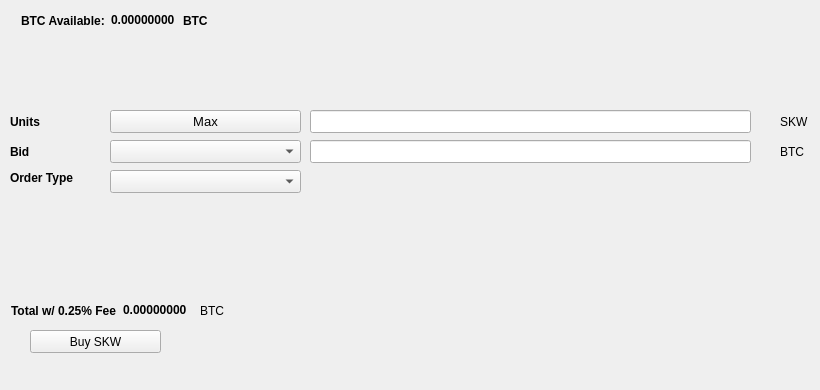
   <widget class="QWidget" name="BuyTab">
    <attribute name="title">
     <string>Buy</string>
    </attribute>
    <widget class="QPushButton" name="BuySKW">
     <property name="geometry">
      <rect>
       <x>30</x>
       <y>330</y>
       <width>131</width>
       <height>23</height>
      </rect>
     </property>
     <property name="text">
      <string>Buy SKW</string>
     </property>
     <property name="icon">
      <iconset resource="../SKW.qrc">
       <normaloff>:/icons/SKW</normaloff>:/icons/SKW</iconset>
     </property>
    </widget>
    <widget class="QLabel" name="label_3">
     <property name="geometry">
      <rect>
       <x>10</x>
       <y>110</y>
       <width>46</width>
       <height>23</height>
      </rect>
     </property>
     <property name="font">
      <font>
       <weight>75</weight>
       <bold>true</bold>
      </font>
     </property>
     <property name="text">
      <string>Units</string>
     </property>
    </widget>
    <widget class="QLineEdit" name="UnitsInput">
     <property name="geometry">
      <rect>
       <x>310</x>
       <y>110</y>
       <width>441</width>
       <height>23</height>
      </rect>
     </property>
     <property name="font">
      <font>
       <pointsize>9</pointsize>
       <weight>75</weight>
       <bold>true</bold>
      </font>
     </property>
    </widget>
    <widget class="QLineEdit" name="BuyBidPriceEdit">
     <property name="geometry">
      <rect>
       <x>310</x>
       <y>140</y>
       <width>441</width>
       <height>23</height>
      </rect>
     </property>
     <property name="font">
      <font>
       <pointsize>9</pointsize>
       <weight>75</weight>
       <bold>true</bold>
      </font>
     </property>
    </widget>
    <widget class="QLabel" name="label_4">
     <property name="geometry">
      <rect>
       <x>780</x>
       <y>110</y>
       <width>31</width>
       <height>23</height>
      </rect>
     </property>
     <property name="text">
      <string>SKW</string>
     </property>
    </widget>
    <widget class="QLabel" name="label_5">
     <property name="geometry">
      <rect>
       <x>780</x>
       <y>140</y>
       <width>31</width>
       <height>23</height>
      </rect>
     </property>
     <property name="text">
      <string>BTC</string>
     </property>
    </widget>
    <widget class="QLabel" name="label_6">
     <property name="geometry">
      <rect>
       <x>10</x>
       <y>140</y>
       <width>46</width>
       <height>23</height>
      </rect>
     </property>
     <property name="font">
      <font>
       <weight>75</weight>
       <bold>true</bold>
      </font>
     </property>
     <property name="text">
      <string>Bid</string>
     </property>
    </widget>
    <widget class="QLabel" name="label_7">
     <property name="geometry">
      <rect>
       <x>10</x>
       <y>170</y>
       <width>91</width>
       <height>16</height>
      </rect>
     </property>
     <property name="font">
      <font>
       <weight>75</weight>
       <bold>true</bold>
      </font>
     </property>
     <property name="text">
      <string>Order Type</string>
     </property>
    </widget>
    <widget class="QPushButton" name="Buy_Max_Amount">
     <property name="geometry">
      <rect>
       <x>110</x>
       <y>110</y>
       <width>191</width>
       <height>23</height>
      </rect>
     </property>
     <property name="font">
      <font>
       <pointsize>10</pointsize>
      </font>
     </property>
     <property name="text">
      <string>Max</string>
     </property>
    </widget>
    <widget class="QComboBox" name="BuyBidcomboBox">
     <property name="geometry">
      <rect>
       <x>110</x>
       <y>140</y>
       <width>191</width>
       <height>23</height>
      </rect>
     </property>
     <property name="font">
      <font>
       <pointsize>10</pointsize>
      </font>
     </property>
    </widget>
    <widget class="QComboBox" name="buyOrdertypeCombo">
     <property name="geometry">
      <rect>
       <x>110</x>
       <y>170</y>
       <width>191</width>
       <height>23</height>
      </rect>
     </property>
     <property name="font">
      <font>
       <pointsize>10</pointsize>
      </font>
     </property>
    </widget>
    <widget class="QWidget" name="layoutWidget1">
     <property name="geometry">
      <rect>
       <x>21</x>
       <y>11</y>
       <width>227</width>
       <height>19</height>
      </rect>
     </property>
     <layout class="QHBoxLayout" name="horizontalLayout_3">
      <item>
       <widget class="QLabel" name="label232">
        <property name="font">
         <font>
          <weight>75</weight>
          <bold>true</bold>
         </font>
        </property>
        <property name="text">
         <string>BTC Available:</string>
        </property>
       </widget>
      </item>
      <item>
       <widget class="QLabel" name="BtcAvailableLbl">
        <property name="palette">
         <palette>
          <active>
           <colorrole role="WindowText">
            <brush brushstyle="SolidPattern">
             <color alpha="255">
              <red>0</red>
              <green>0</green>
              <blue>0</blue>
             </color>
            </brush>
           </colorrole>
           <colorrole role="Button">
            <brush brushstyle="SolidPattern">
             <color alpha="255">
              <red>0</red>
              <green>170</green>
              <blue>0</blue>
             </color>
            </brush>
           </colorrole>
           <colorrole role="Light">
            <brush brushstyle="SolidPattern">
             <color alpha="255">
              <red>0</red>
              <green>255</green>
              <blue>0</blue>
             </color>
            </brush>
           </colorrole>
           <colorrole role="Midlight">
            <brush brushstyle="SolidPattern">
             <color alpha="255">
              <red>0</red>
              <green>212</green>
              <blue>0</blue>
             </color>
            </brush>
           </colorrole>
           <colorrole role="Dark">
            <brush brushstyle="SolidPattern">
             <color alpha="255">
              <red>0</red>
              <green>85</green>
              <blue>0</blue>
             </color>
            </brush>
           </colorrole>
           <colorrole role="Mid">
            <brush brushstyle="SolidPattern">
             <color alpha="255">
              <red>0</red>
              <green>113</green>
              <blue>0</blue>
             </color>
            </brush>
           </colorrole>
           <colorrole role="Text">
            <brush brushstyle="SolidPattern">
             <color alpha="255">
              <red>0</red>
              <green>170</green>
              <blue>0</blue>
             </color>
            </brush>
           </colorrole>
           <colorrole role="BrightText">
            <brush brushstyle="SolidPattern">
             <color alpha="255">
              <red>255</red>
              <green>255</green>
              <blue>255</blue>
             </color>
            </brush>
           </colorrole>
           <colorrole role="ButtonText">
            <brush brushstyle="SolidPattern">
             <color alpha="255">
              <red>0</red>
              <green>0</green>
              <blue>0</blue>
             </color>
            </brush>
           </colorrole>
           <colorrole role="Base">
            <brush brushstyle="SolidPattern">
             <color alpha="255">
              <red>255</red>
              <green>255</green>
              <blue>255</blue>
             </color>
            </brush>
           </colorrole>
           <colorrole role="Window">
            <brush brushstyle="SolidPattern">
             <color alpha="255">
              <red>0</red>
              <green>170</green>
              <blue>0</blue>
             </color>
            </brush>
           </colorrole>
           <colorrole role="Shadow">
            <brush brushstyle="SolidPattern">
             <color alpha="255">
              <red>0</red>
              <green>0</green>
              <blue>0</blue>
             </color>
            </brush>
           </colorrole>
           <colorrole role="AlternateBase">
            <brush brushstyle="SolidPattern">
             <color alpha="255">
              <red>127</red>
              <green>212</green>
              <blue>127</blue>
             </color>
            </brush>
           </colorrole>
           <colorrole role="ToolTipBase">
            <brush brushstyle="SolidPattern">
             <color alpha="255">
              <red>255</red>
              <green>255</green>
              <blue>220</blue>
             </color>
            </brush>
           </colorrole>
           <colorrole role="ToolTipText">
            <brush brushstyle="SolidPattern">
             <color alpha="255">
              <red>0</red>
              <green>0</green>
              <blue>0</blue>
             </color>
            </brush>
           </colorrole>
          </active>
          <inactive>
           <colorrole role="WindowText">
            <brush brushstyle="SolidPattern">
             <color alpha="255">
              <red>0</red>
              <green>0</green>
              <blue>0</blue>
             </color>
            </brush>
           </colorrole>
           <colorrole role="Button">
            <brush brushstyle="SolidPattern">
             <color alpha="255">
              <red>0</red>
              <green>170</green>
              <blue>0</blue>
             </color>
            </brush>
           </colorrole>
           <colorrole role="Light">
            <brush brushstyle="SolidPattern">
             <color alpha="255">
              <red>0</red>
              <green>255</green>
              <blue>0</blue>
             </color>
            </brush>
           </colorrole>
           <colorrole role="Midlight">
            <brush brushstyle="SolidPattern">
             <color alpha="255">
              <red>0</red>
              <green>212</green>
              <blue>0</blue>
             </color>
            </brush>
           </colorrole>
           <colorrole role="Dark">
            <brush brushstyle="SolidPattern">
             <color alpha="255">
              <red>0</red>
              <green>85</green>
              <blue>0</blue>
             </color>
            </brush>
           </colorrole>
           <colorrole role="Mid">
            <brush brushstyle="SolidPattern">
             <color alpha="255">
              <red>0</red>
              <green>113</green>
              <blue>0</blue>
             </color>
            </brush>
           </colorrole>
           <colorrole role="Text">
            <brush brushstyle="SolidPattern">
             <color alpha="255">
              <red>0</red>
              <green>170</green>
              <blue>0</blue>
             </color>
            </brush>
           </colorrole>
           <colorrole role="BrightText">
            <brush brushstyle="SolidPattern">
             <color alpha="255">
              <red>255</red>
              <green>255</green>
              <blue>255</blue>
             </color>
            </brush>
           </colorrole>
           <colorrole role="ButtonText">
            <brush brushstyle="SolidPattern">
             <color alpha="255">
              <red>0</red>
              <green>0</green>
              <blue>0</blue>
             </color>
            </brush>
           </colorrole>
           <colorrole role="Base">
            <brush brushstyle="SolidPattern">
             <color alpha="255">
              <red>255</red>
              <green>255</green>
              <blue>255</blue>
             </color>
            </brush>
           </colorrole>
           <colorrole role="Window">
            <brush brushstyle="SolidPattern">
             <color alpha="255">
              <red>0</red>
              <green>170</green>
              <blue>0</blue>
             </color>
            </brush>
           </colorrole>
           <colorrole role="Shadow">
            <brush brushstyle="SolidPattern">
             <color alpha="255">
              <red>0</red>
              <green>0</green>
              <blue>0</blue>
             </color>
            </brush>
           </colorrole>
           <colorrole role="AlternateBase">
            <brush brushstyle="SolidPattern">
             <color alpha="255">
              <red>127</red>
              <green>212</green>
              <blue>127</blue>
             </color>
            </brush>
           </colorrole>
           <colorrole role="ToolTipBase">
            <brush brushstyle="SolidPattern">
             <color alpha="255">
              <red>255</red>
              <green>255</green>
              <blue>220</blue>
             </color>
            </brush>
           </colorrole>
           <colorrole role="ToolTipText">
            <brush brushstyle="SolidPattern">
             <color alpha="255">
              <red>0</red>
              <green>0</green>
              <blue>0</blue>
             </color>
            </brush>
           </colorrole>
          </inactive>
          <disabled>
           <colorrole role="WindowText">
            <brush brushstyle="SolidPattern">
             <color alpha="255">
              <red>0</red>
              <green>85</green>
              <blue>0</blue>
             </color>
            </brush>
           </colorrole>
           <colorrole role="Button">
            <brush brushstyle="SolidPattern">
             <color alpha="255">
              <red>0</red>
              <green>170</green>
              <blue>0</blue>
             </color>
            </brush>
           </colorrole>
           <colorrole role="Light">
            <brush brushstyle="SolidPattern">
             <color alpha="255">
              <red>0</red>
              <green>255</green>
              <blue>0</blue>
             </color>
            </brush>
           </colorrole>
           <colorrole role="Midlight">
            <brush brushstyle="SolidPattern">
             <color alpha="255">
              <red>0</red>
              <green>212</green>
              <blue>0</blue>
             </color>
            </brush>
           </colorrole>
           <colorrole role="Dark">
            <brush brushstyle="SolidPattern">
             <color alpha="255">
              <red>0</red>
              <green>85</green>
              <blue>0</blue>
             </color>
            </brush>
           </colorrole>
           <colorrole role="Mid">
            <brush brushstyle="SolidPattern">
             <color alpha="255">
              <red>0</red>
              <green>113</green>
              <blue>0</blue>
             </color>
            </brush>
           </colorrole>
           <colorrole role="Text">
            <brush brushstyle="SolidPattern">
             <color alpha="255">
              <red>0</red>
              <green>85</green>
              <blue>0</blue>
             </color>
            </brush>
           </colorrole>
           <colorrole role="BrightText">
            <brush brushstyle="SolidPattern">
             <color alpha="255">
              <red>255</red>
              <green>255</green>
              <blue>255</blue>
             </color>
            </brush>
           </colorrole>
           <colorrole role="ButtonText">
            <brush brushstyle="SolidPattern">
             <color alpha="255">
              <red>0</red>
              <green>85</green>
              <blue>0</blue>
             </color>
            </brush>
           </colorrole>
           <colorrole role="Base">
            <brush brushstyle="SolidPattern">
             <color alpha="255">
              <red>0</red>
              <green>170</green>
              <blue>0</blue>
             </color>
            </brush>
           </colorrole>
           <colorrole role="Window">
            <brush brushstyle="SolidPattern">
             <color alpha="255">
              <red>0</red>
              <green>170</green>
              <blue>0</blue>
             </color>
            </brush>
           </colorrole>
           <colorrole role="Shadow">
            <brush brushstyle="SolidPattern">
             <color alpha="255">
              <red>0</red>
              <green>0</green>
              <blue>0</blue>
             </color>
            </brush>
           </colorrole>
           <colorrole role="AlternateBase">
            <brush brushstyle="SolidPattern">
             <color alpha="255">
              <red>0</red>
              <green>170</green>
              <blue>0</blue>
             </color>
            </brush>
           </colorrole>
           <colorrole role="ToolTipBase">
            <brush brushstyle="SolidPattern">
             <color alpha="255">
              <red>255</red>
              <green>255</green>
              <blue>220</blue>
             </color>
            </brush>
           </colorrole>
           <colorrole role="ToolTipText">
            <brush brushstyle="SolidPattern">
             <color alpha="255">
              <red>0</red>
              <green>0</green>
              <blue>0</blue>
             </color>
            </brush>
           </colorrole>
          </disabled>
         </palette>
        </property>
        <property name="font">
         <font>
          <weight>75</weight>
          <bold>true</bold>
         </font>
        </property>
        <property name="text">
         <string>0.00000000</string>
        </property>
        <property name="textInteractionFlags">
         <set>Qt::LinksAccessibleByMouse|Qt::TextSelectableByKeyboard|Qt::TextSelectableByMouse</set>
        </property>
       </widget>
      </item>
      <item>
       <widget class="QLabel" name="BtcAvailableLbl_2">
        <property name="font">
         <font>
          <weight>75</weight>
          <bold>true</bold>
         </font>
        </property>
        <property name="text">
         <string>BTC</string>
        </property>
       </widget>
      </item>
     </layout>
    </widget>
    <widget class="QWidget" name="layoutWidge2">
     <property name="geometry">
      <rect>
       <x>11</x>
       <y>301</y>
       <width>259</width>
       <height>19</height>
      </rect>
     </property>
     <layout class="QHBoxLayout" name="horizontalLayout_4">
      <item>
       <widget class="QLabel" name="label_9">
        <property name="font">
         <font>
          <weight>75</weight>
          <bold>true</bold>
         </font>
        </property>
        <property name="text">
         <string>Total w/ 0.25% Fee</string>
        </property>
       </widget>
      </item>
      <item>
       <widget class="QLabel" name="BuyCostLabel">
        <property name="palette">
         <palette>
          <active>
           <colorrole role="WindowText">
            <brush brushstyle="SolidPattern">
             <color alpha="255">
              <red>0</red>
              <green>0</green>
              <blue>0</blue>
             </color>
            </brush>
           </colorrole>
           <colorrole role="Button">
            <brush brushstyle="SolidPattern">
             <color alpha="255">
              <red>0</red>
              <green>170</green>
              <blue>0</blue>
             </color>
            </brush>
           </colorrole>
           <colorrole role="Light">
            <brush brushstyle="SolidPattern">
             <color alpha="255">
              <red>0</red>
              <green>255</green>
              <blue>0</blue>
             </color>
            </brush>
           </colorrole>
           <colorrole role="Midlight">
            <brush brushstyle="SolidPattern">
             <color alpha="255">
              <red>0</red>
              <green>212</green>
              <blue>0</blue>
             </color>
            </brush>
           </colorrole>
           <colorrole role="Dark">
            <brush brushstyle="SolidPattern">
             <color alpha="255">
              <red>0</red>
              <green>85</green>
              <blue>0</blue>
             </color>
            </brush>
           </colorrole>
           <colorrole role="Mid">
            <brush brushstyle="SolidPattern">
             <color alpha="255">
              <red>0</red>
              <green>113</green>
              <blue>0</blue>
             </color>
            </brush>
           </colorrole>
           <colorrole role="Text">
            <brush brushstyle="SolidPattern">
             <color alpha="255">
              <red>0</red>
              <green>170</green>
              <blue>0</blue>
             </color>
            </brush>
           </colorrole>
           <colorrole role="BrightText">
            <brush brushstyle="SolidPattern">
             <color alpha="255">
              <red>255</red>
              <green>255</green>
              <blue>255</blue>
             </color>
            </brush>
           </colorrole>
           <colorrole role="ButtonText">
            <brush brushstyle="SolidPattern">
             <color alpha="255">
              <red>0</red>
              <green>0</green>
              <blue>0</blue>
             </color>
            </brush>
           </colorrole>
           <colorrole role="Base">
            <brush brushstyle="SolidPattern">
             <color alpha="255">
              <red>255</red>
              <green>255</green>
              <blue>255</blue>
             </color>
            </brush>
           </colorrole>
           <colorrole role="Window">
            <brush brushstyle="SolidPattern">
             <color alpha="255">
              <red>0</red>
              <green>170</green>
              <blue>0</blue>
             </color>
            </brush>
           </colorrole>
           <colorrole role="Shadow">
            <brush brushstyle="SolidPattern">
             <color alpha="255">
              <red>0</red>
              <green>0</green>
              <blue>0</blue>
             </color>
            </brush>
           </colorrole>
           <colorrole role="AlternateBase">
            <brush brushstyle="SolidPattern">
             <color alpha="255">
              <red>127</red>
              <green>212</green>
              <blue>127</blue>
             </color>
            </brush>
           </colorrole>
           <colorrole role="ToolTipBase">
            <brush brushstyle="SolidPattern">
             <color alpha="255">
              <red>255</red>
              <green>255</green>
              <blue>220</blue>
             </color>
            </brush>
           </colorrole>
           <colorrole role="ToolTipText">
            <brush brushstyle="SolidPattern">
             <color alpha="255">
              <red>0</red>
              <green>0</green>
              <blue>0</blue>
             </color>
            </brush>
           </colorrole>
          </active>
          <inactive>
           <colorrole role="WindowText">
            <brush brushstyle="SolidPattern">
             <color alpha="255">
              <red>0</red>
              <green>0</green>
              <blue>0</blue>
             </color>
            </brush>
           </colorrole>
           <colorrole role="Button">
            <brush brushstyle="SolidPattern">
             <color alpha="255">
              <red>0</red>
              <green>170</green>
              <blue>0</blue>
             </color>
            </brush>
           </colorrole>
           <colorrole role="Light">
            <brush brushstyle="SolidPattern">
             <color alpha="255">
              <red>0</red>
              <green>255</green>
              <blue>0</blue>
             </color>
            </brush>
           </colorrole>
           <colorrole role="Midlight">
            <brush brushstyle="SolidPattern">
             <color alpha="255">
              <red>0</red>
              <green>212</green>
              <blue>0</blue>
             </color>
            </brush>
           </colorrole>
           <colorrole role="Dark">
            <brush brushstyle="SolidPattern">
             <color alpha="255">
              <red>0</red>
              <green>85</green>
              <blue>0</blue>
             </color>
            </brush>
           </colorrole>
           <colorrole role="Mid">
            <brush brushstyle="SolidPattern">
             <color alpha="255">
              <red>0</red>
              <green>113</green>
              <blue>0</blue>
             </color>
            </brush>
           </colorrole>
           <colorrole role="Text">
            <brush brushstyle="SolidPattern">
             <color alpha="255">
              <red>0</red>
              <green>170</green>
              <blue>0</blue>
             </color>
            </brush>
           </colorrole>
           <colorrole role="BrightText">
            <brush brushstyle="SolidPattern">
             <color alpha="255">
              <red>255</red>
              <green>255</green>
              <blue>255</blue>
             </color>
            </brush>
           </colorrole>
           <colorrole role="ButtonText">
            <brush brushstyle="SolidPattern">
             <color alpha="255">
              <red>0</red>
              <green>0</green>
              <blue>0</blue>
             </color>
            </brush>
           </colorrole>
           <colorrole role="Base">
            <brush brushstyle="SolidPattern">
             <color alpha="255">
              <red>255</red>
              <green>255</green>
              <blue>255</blue>
             </color>
            </brush>
           </colorrole>
           <colorrole role="Window">
            <brush brushstyle="SolidPattern">
             <color alpha="255">
              <red>0</red>
              <green>170</green>
              <blue>0</blue>
             </color>
            </brush>
           </colorrole>
           <colorrole role="Shadow">
            <brush brushstyle="SolidPattern">
             <color alpha="255">
              <red>0</red>
              <green>0</green>
              <blue>0</blue>
             </color>
            </brush>
           </colorrole>
           <colorrole role="AlternateBase">
            <brush brushstyle="SolidPattern">
             <color alpha="255">
              <red>127</red>
              <green>212</green>
              <blue>127</blue>
             </color>
            </brush>
           </colorrole>
           <colorrole role="ToolTipBase">
            <brush brushstyle="SolidPattern">
             <color alpha="255">
              <red>255</red>
              <green>255</green>
              <blue>220</blue>
             </color>
            </brush>
           </colorrole>
           <colorrole role="ToolTipText">
            <brush brushstyle="SolidPattern">
             <color alpha="255">
              <red>0</red>
              <green>0</green>
              <blue>0</blue>
             </color>
            </brush>
           </colorrole>
          </inactive>
          <disabled>
           <colorrole role="WindowText">
            <brush brushstyle="SolidPattern">
             <color alpha="255">
              <red>0</red>
              <green>85</green>
              <blue>0</blue>
             </color>
            </brush>
           </colorrole>
           <colorrole role="Button">
            <brush brushstyle="SolidPattern">
             <color alpha="255">
              <red>0</red>
              <green>170</green>
              <blue>0</blue>
             </color>
            </brush>
           </colorrole>
           <colorrole role="Light">
            <brush brushstyle="SolidPattern">
             <color alpha="255">
              <red>0</red>
              <green>255</green>
              <blue>0</blue>
             </color>
            </brush>
           </colorrole>
           <colorrole role="Midlight">
            <brush brushstyle="SolidPattern">
             <color alpha="255">
              <red>0</red>
              <green>212</green>
              <blue>0</blue>
             </color>
            </brush>
           </colorrole>
           <colorrole role="Dark">
            <brush brushstyle="SolidPattern">
             <color alpha="255">
              <red>0</red>
              <green>85</green>
              <blue>0</blue>
             </color>
            </brush>
           </colorrole>
           <colorrole role="Mid">
            <brush brushstyle="SolidPattern">
             <color alpha="255">
              <red>0</red>
              <green>113</green>
              <blue>0</blue>
             </color>
            </brush>
           </colorrole>
           <colorrole role="Text">
            <brush brushstyle="SolidPattern">
             <color alpha="255">
              <red>0</red>
              <green>85</green>
              <blue>0</blue>
             </color>
            </brush>
           </colorrole>
           <colorrole role="BrightText">
            <brush brushstyle="SolidPattern">
             <color alpha="255">
              <red>255</red>
              <green>255</green>
              <blue>255</blue>
             </color>
            </brush>
           </colorrole>
           <colorrole role="ButtonText">
            <brush brushstyle="SolidPattern">
             <color alpha="255">
              <red>0</red>
              <green>85</green>
              <blue>0</blue>
             </color>
            </brush>
           </colorrole>
           <colorrole role="Base">
            <brush brushstyle="SolidPattern">
             <color alpha="255">
              <red>0</red>
              <green>170</green>
              <blue>0</blue>
             </color>
            </brush>
           </colorrole>
           <colorrole role="Window">
            <brush brushstyle="SolidPattern">
             <color alpha="255">
              <red>0</red>
              <green>170</green>
              <blue>0</blue>
             </color>
            </brush>
           </colorrole>
           <colorrole role="Shadow">
            <brush brushstyle="SolidPattern">
             <color alpha="255">
              <red>0</red>
              <green>0</green>
              <blue>0</blue>
             </color>
            </brush>
           </colorrole>
           <colorrole role="AlternateBase">
            <brush brushstyle="SolidPattern">
             <color alpha="255">
              <red>0</red>
              <green>170</green>
              <blue>0</blue>
             </color>
            </brush>
           </colorrole>
           <colorrole role="ToolTipBase">
            <brush brushstyle="SolidPattern">
             <color alpha="255">
              <red>255</red>
              <green>255</green>
              <blue>220</blue>
             </color>
            </brush>
           </colorrole>
           <colorrole role="ToolTipText">
            <brush brushstyle="SolidPattern">
             <color alpha="255">
              <red>0</red>
              <green>0</green>
              <blue>0</blue>
             </color>
            </brush>
           </colorrole>
          </disabled>
         </palette>
        </property>
        <property name="font">
         <font>
          <weight>75</weight>
          <bold>true</bold>
         </font>
        </property>
        <property name="autoFillBackground">
         <bool>false</bool>
        </property>
        <property name="text">
         <string>0.00000000</string>
        </property>
        <property name="textInteractionFlags">
         <set>Qt::LinksAccessibleByMouse|Qt::TextSelectableByMouse</set>
        </property>
       </widget>
      </item>
      <item>
       <widget class="QLabel" name="label_10">
        <property name="font">
         <font>
          <weight>50</weight>
          <bold>false</bold>
         </font>
        </property>
        <property name="text">
         <string>BTC</string>
        </property>
       </widget>
      </item>
     </layout>
    </widget>
    <widget class="QLabel" name="label_24">
     <property name="geometry">
      <rect>
       <x>460</x>
       <y>300</y>
       <width>281</width>
       <height>81</height>
      </rect>
     </property>
     <property name="text">
      <string/>
     </property>
     <property name="pixmap">
      <pixmap>:/images/bittrex</pixmap>
     </property>
    </widget>
   </widget>
